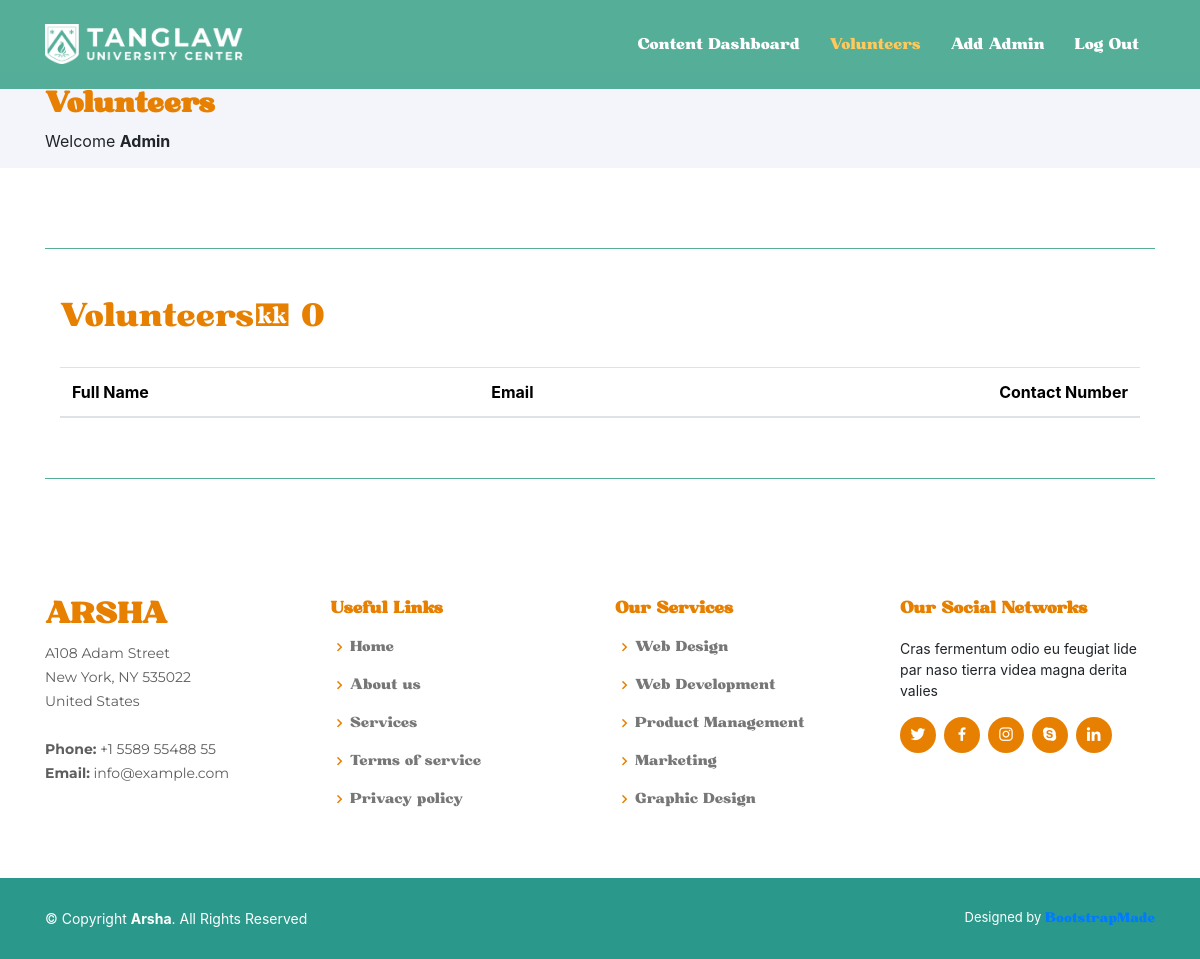
The page /admin/event-volunteers.php?id=3 (signed in) on the database as committed earlier.
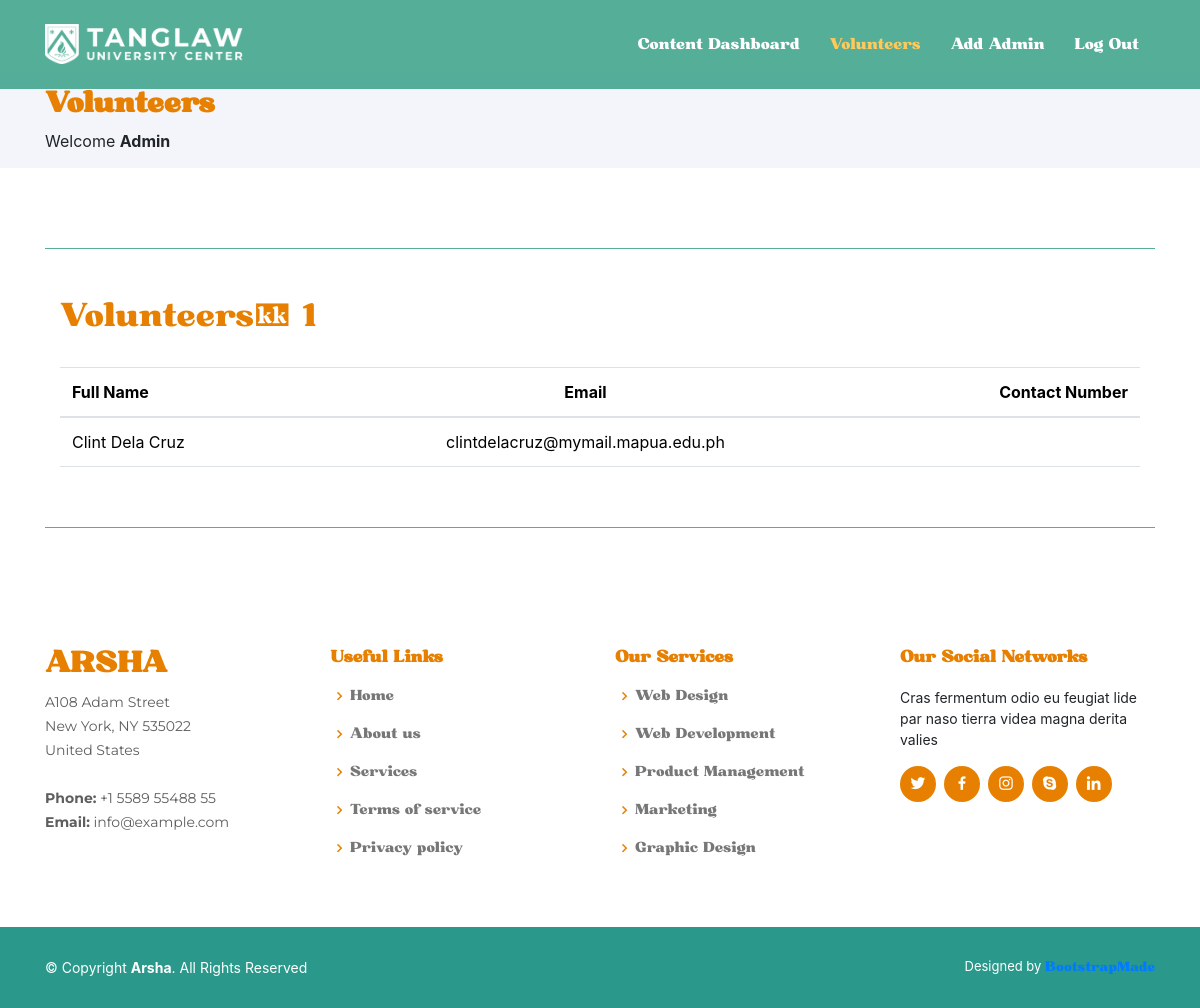
The same page on the database as committed later.
### tables this page shows
CREATE TABLE `volunteers` (
  `volunteer_id` int(11) NOT NULL,
  `full_name` varchar(128) NOT NULL,
  `email` varchar(255) NOT NULL,
  `username` varchar(128) NOT NULL,
  `password` varchar(255) NOT NULL,
  `contact` varchar(11) NOT NULL
);

### admin/event-volunteers.php (the view, shortened to what this page needs)
<?php
    if (!isset($_SESSION["admin"])) {
        header("Location: ../authentication/adminLogin.php");
    }  else {
        $admin = $_SESSION["admin"];
        $admin_fullname = $admin["admin_fullname"];
    }
?>
<!DOCTYPE html>
<html lang="en">
<head>
  <link href="../assets/vendor/aos/aos.css" rel="stylesheet">
  <link href="../assets/vendor/bootstrap/css/bootstrap.min.css" rel="stylesheet">
  <link href="../assets/vendor/bootstrap-icons/bootstrap-icons.css" rel="stylesheet">
  <link href="../assets/vendor/boxicons/css/boxicons.min.css" rel="stylesheet">
  <link href="../assets/vendor/glightbox/css/glightbox.min.css" rel="stylesheet">
  <link href="../assets/vendor/remixicon/remixicon.css" rel="stylesheet">
  <link href="../assets/vendor/swiper/swiper-bundle.min.css" rel="stylesheet">
  <link rel="stylesheet" href="https://stackpath.bootstrapcdn.com/bootstrap/4.5.2/css/bootstrap.min.css">
  <link href="../assets/css/style.css" rel="stylesheet">
  <link href="../assets/css/font.css" rel="stylesheet">
  <link rel="stylesheet" href="https://stackpath.bootstrapcdn.com/bootstrap/4.5.2/css/bootstrap.min.css">
</head>
<?php
    require_once("../db-connector.php");
    $event_id = $_GET['id'];
    $event_name = $_GET['event'];
    $query = "SELECT volunteer_id FROM volunteer_events WHERE event_id = $event_id";
    $stmt = $pdo_obj->query($query);
    $volunteer_ids = array();
    while ($row = $stmt->fetch(PDO::FETCH_COLUMN)) {
    $volunteer_ids[] = $row;
    }
?>
<body>
  <header id="header" class="fixed-top header-inner-pages">
    <div class="container d-flex align-items-center">
    <a href="adminHome.php" class="logo me-auto"><img src="../assets/img/logo.png" alt="" class="img-fluid"></a>
      <nav id="navbar" class="navbar">
        <ul>
            <li><a class="nav-link scrollto" href="adminHome.php">Content Dashboard</a></li>
            <li><a class="nav-link scrollto active" href="userDashboard.php">Volunteers</a></li>
            <li><a class="nav-link scrollto" href="addAdmin.php">Add Admin</a></li>
            <li><a class="nav-link scrollto" href="../authentication/logout.php">Log Out</a></li>
        </ul>
      </nav>
    </div>
  </header>
  <main id="main">
    <section id="breadcrumbs" class="breadcrumbs">
      <div class="container">
        <h2 class="header-text-2">Volunteers</h2>
        <?php
            echo "Welcome <b>".$admin_fullname."</b>";
        ?>
      </div>
    </section>
    <section class="inner-page">
      <div class="container">
      <div class="line"></div>
    <div class="container table-container">
<br>
<br>
<?php
    $all_volunteers = array();
    if($event_id==0){
            $query = "SELECT * FROM volunteers";
            $stmt = $pdo_obj->prepare($query);
            $stmt->execute();
            $all_volunteers = [];
             while ($volunteer = $stmt->fetch(PDO::FETCH_ASSOC)) {
                $all_volunteers[] = $volunteer;
            }
    }else{
        foreach ($volunteer_ids as $id) {
            $query = "SELECT * FROM volunteers WHERE volunteer_id = :volunteer_id";
            $stmt = $pdo_obj->prepare($query);
            $stmt->bindValue(':volunteer_id', $id, PDO::PARAM_INT);
            $stmt->execute();
            $volunteer = $stmt->fetch(PDO::FETCH_ASSOC);
            if ($volunteer) {
              $all_volunteers[] = $volunteer;
            }
          }
    }
    $numVolunteers = count($all_volunteers);
?>
  <div class="d-flex justify-content-between align-items-center">
    <h2 style="color:#e78000"> <?php echo $event_name ?> Volunteers: <?php echo $numVolunteers ?></h2>
  </div>
  <br>
  <table style="margin-bottom:60px;" class="table">
    <thead>
      <tr>
        <th>Full Name</th>
        <th style="text-align: center;">Email</th>
        <th style="text-align: right;">Contact Number</th>
      </tr>
    </thead>
    <tbody>
    <?php
    foreach ($all_volunteers  as $volunteer): ?>
        <tr>
          <td><?php echo $volunteer['full_name']; ?></td>
          <td style="text-align: center;"><?php echo $volunteer['email']; ?></td>
          <td style="text-align: right;"><?php echo $volunteer['contact']; ?></td>
        </tr>
      <?php endforeach; ?>
    </tbody>
  </table>
</div>
      <div class="line"></div>
      </div>
    </section>
  </main>
  <footer id="footer">
    <div class="footer-top">
      <div class="container">
        <div class="row">
          <div class="col-lg-3 col-md-6 footer-contact">
            <h3>Arsha</h3>
            <p>
              A108 Adam Street <br>
              New York, NY 535022<br>
              United States <br><br>
              <strong>Phone:</strong> +1 5589 55488 55<br>
              <strong>Email:</strong> info@example.com<br>
            </p>
          </div>
          <div class="col-lg-3 col-md-6 footer-links">
            <h4>Useful Links</h4>
            <ul>
              <li><i class="bx bx-chevron-right"></i> <a href="#">Home</a></li>
              <li><i class="bx bx-chevron-right"></i> <a href="#">About us</a></li>
              <li><i class="bx bx-chevron-right"></i> <a href="#">Services</a></li>
              <li><i class="bx bx-chevron-right"></i> <a href="#">Terms of service</a></li>
              <li><i class="bx bx-chevron-right"></i> <a href="#">Privacy policy</a></li>
            </ul>
          </div>
          <div class="col-lg-3 col-md-6 footer-links">
            <h4>Our Services</h4>
            <ul>
              <li><i class="bx bx-chevron-right"></i> <a href="#">Web Design</a></li>
              <li><i class="bx bx-chevron-right"></i> <a href="#">Web Development</a></li>
              <li><i class="bx bx-chevron-right"></i> <a href="#">Product Management</a></li>
              <li><i class="bx bx-chevron-right"></i> <a href="#">Marketing</a></li>
              <li><i class="bx bx-chevron-right"></i> <a href="#">Graphic Design</a></li>
            </ul>
          </div>
          <div class="col-lg-3 col-md-6 footer-links">
            <h4>Our Social Networks</h4>
            <p>Cras fermentum odio eu feugiat lide par naso tierra videa magna derita valies</p>
            <div class="social-links mt-3">
              <a href="#" class="twitter"><i class="bx bxl-twitter"></i></a>
              <a href="#" class="facebook"><i class="bx bxl-facebook"></i></a>
              <a href="#" class="instagram"><i class="bx bxl-instagram"></i></a>
              <a href="#" class="google-plus"><i class="bx bxl-skype"></i></a>
              <a href="#" class="linkedin"><i class="bx bxl-linkedin"></i></a>
            </div>
          </div>
        </div>
      </div>
    </div>
    <div class="container footer-bottom clearfix">
      <div class="copyright">
        &copy; Copyright <strong><span>Arsha</span></strong>. All Rights Reserved
      </div>
      <div class="credits">
        Designed by <a href="https://bootstrapmade.com/">BootstrapMade</a>
      </div>
    </div>
  </footer>
</body>
</html>

### assets/css/style.css (style rules this page uses)
body { font-family: "Montserrat"; color: #444444; }
a { color: #e78000; text-decoration: none; font-family: "Bugaki"; }
h1, h2, h3, h4, h5, h6 { font-family: "Bugaki"; }
#header { transition: all 0.5s; z-index: 997; padding: 15px 0; }
#header.header-scrolled, #header.header-inner-pages { background: rgba(67, 166, 141, 0.9); }
#header .logo { font-size: 30px; margin: 0; padding: 0; line-height: 1; font-weight: 500; letter-spacing: 2px; text-transform: uppercase; }
#header .logo img { max-height: 40px; }
.navbar { padding: 0; }
.navbar ul { margin: 0; padding: 0; display: flex; list-style: none; align-items: center; }
.navbar li { position: relative; }
.navbar a, .navbar a:focus { display: flex; align-items: center; justify-content: space-between; padding: 10px 0 10px 30px; font-size: 15px; font-weight: 500; color: #fff; white-space: nowrap; transition: 0.3s; }
.navbar a:hover, .navbar .active, .navbar .active:focus, .navbar li:hover>a { color: #ffc95b; }
section { padding: 60px 0; overflow: hidden; }
.breadcrumbs { padding: 15px 0; background: #f3f5fa; min-height: 40px; margin-top: 72px; }
.breadcrumbs h2 { font-size: 28px; font-weight: 600; color: #e78000; }
#footer { font-size: 14px; background: #2a998b; }
#footer .footer-top { padding: 60px 0 30px 0; background: #fff; }
#footer .footer-top .footer-contact { margin-bottom: 30px; }
#footer .footer-top .footer-contact h3 { font-size: 28px; margin: 0 0 10px 0; padding: 2px 0 2px 0; line-height: 1; text-transform: uppercase; font-weight: 600; color: #e78000; }
#footer .footer-top .footer-contact p { font-size: 14px; line-height: 24px; margin-bottom: 0; font-family: "Montserrat"; color: #5e5e5e; }
#footer .footer-top h4 { font-size: 16px; font-weight: bold; color: #e78000; position: relative; padding-bottom: 12px; }
#footer .footer-top .footer-links { margin-bottom: 30px; }
#footer .footer-top .footer-links ul { list-style: none; padding: 0; margin: 0; }
#footer .footer-top .footer-links ul i { padding-right: 2px; color: #e78000; font-size: 18px; line-height: 1; }
#footer .footer-top .footer-links ul li { padding: 10px 0; display: flex; align-items: center; }
#footer .footer-top .footer-links ul li:first-child { padding-top: 0; }
#footer .footer-top .footer-links ul a { color: #777777; transition: 0.3s; display: inline-block; line-height: 1; }
#footer .footer-top .social-links a { font-size: 18px; display: inline-block; background: #e78000; color: #fff; line-height: 1; padding: 8px 0; margin-right: 4px; border-radius: 50%; text-align: center; width: 36px; height: 36px; transition: 0.3s; }
#footer .footer-bottom { padding-top: 30px; padding-bottom: 30px; color: #fff; }
#footer .copyright { float: left; }
#footer .credits { float: right; font-size: 13px; }
#footer .credits a { transition: 0.3s; }
.line { margin-top: 20px; border-top: 1px solid rgba(67, 166, 141, 0.9); }

Rows that differ between the two databases and show on the page:
added volunteers: full_name "Clint Dela Cruz", email "clintdelacruz@mymail.mapua.edu.ph"
Other text that changed with them:
$numVolunteers: "0" → "1"
